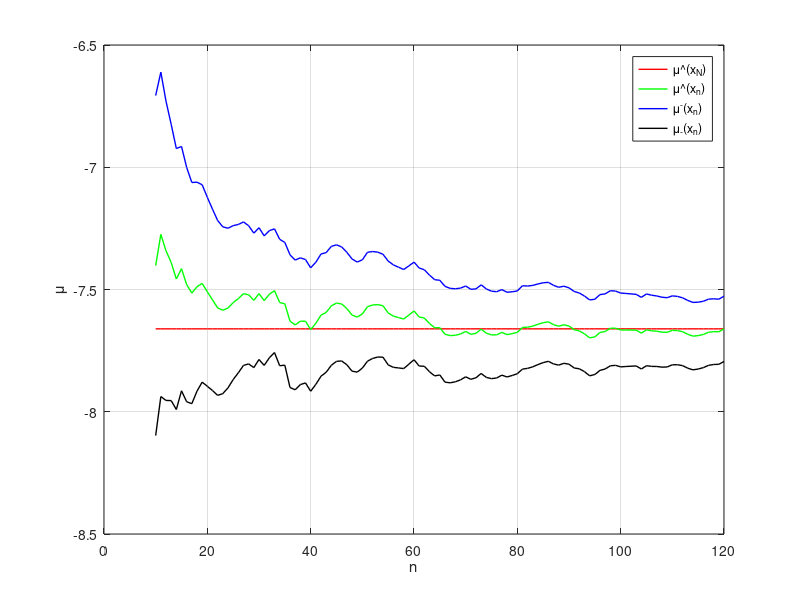
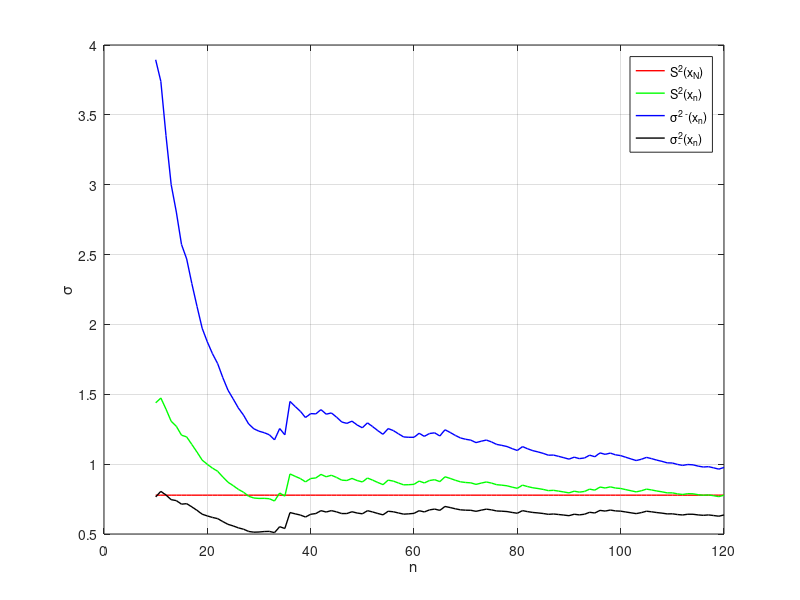

The MATLAB source for these figures, in order:
function lab_2()
    clc
    
    % Было в защите
    % Объяснить, почему график S^2(Xn) сначала резко растет, а потом падает
    % X = 10 * csvread('X.csv');
    % X = [X zeros(1, 300) - 110];

    X = csvread('X.csv');
    n = length(X);

    % Вычисление выборочного среднего
    mu = sum(X) / n;
    fprintf("Выборочное среднее = %.4f\n", mu);
    
    % Вычисление исправленной выборочной дисперсии
    if (n > 1)
        s2 = sum((X - mu) .^2) / (n - 1);
    else
        s2 = 0;
    endif

    fprintf("Исправленная выборочная дисперсия = %.4f\n", s2);
    

    gamma = 0.9;
    alpha = (1 - gamma) / 2;
    
    % Вычисление доверительных интервалов

    % m - неизвестно, 
    % sigma - неизвестно,
    % Оценить m

    quant_st = tinv((1 - alpha), (n - 1));
    
    lower_m = mu - (quant_st * sqrt(s2) / sqrt(n));
    upper_m = mu + (quant_st * sqrt(s2) / sqrt(n));

    fprintf("\nНижняя граница gamma-доверительного интервала для mu = %.4f\n", lower_m);
    fprintf("Верхняя граница gamma-доверительного интервала для mu = %.4f\n", upper_m);

    fprintf("\ngamma-доверительный интервал для mu: (%.4f, %.4f)\n", lower_m, upper_m);
    
    % sigma - неизвестно
    % Оценить sigma^2

    quant_xi2_lower = chi2inv((1 - alpha), (n - 1));
    quant_xi2_upper = chi2inv(alpha, (n - 1));
    
    lower_sigma = s2 * (n - 1) / quant_xi2_lower;
    upper_sigma = s2 * (n - 1) / quant_xi2_upper;

    fprintf("\nНижняя граница gamma-доверительного интервала для sigma = %.4f\n", lower_sigma);
    fprintf("Верхняя граница gamma-доверительного интервала для sigma = %.4f\n", upper_sigma);

    fprintf("\ngamma-доверительный интервал для sigma: (%.4f, %.4f)\n", lower_sigma, upper_sigma);
    
    % Построение графиков для задания 3 а)
    
    mu_arr = zeros(n, 1);
    s2_arr = zeros(n, 1);
    
    for i = 1 : n
        X_part = X(1 : i);

        mu_arr(i) = sum(X_part) / i;

        if (i > 1)
            s2_arr(i) = sum((X_part - mu_arr(i)) .^2) / (i - 1);
        else
            s2_arr(i) = 0;
        endif
    endfor
    
    mu_line = zeros(n, 1);
    mu_line(1 : n) = mu_arr(n);
    
    mu_lower = zeros(n, 1);
    mu_upper = zeros(n, 1);
    
    for i = 1 : n
        quant_st = tinv((1 - alpha), (i - 1));

        mu_lower(i) = mu_arr(i) - (quant_st * sqrt(s2_arr(i)) / sqrt(i));
        mu_upper(i) = mu_arr(i) + (quant_st * sqrt(s2_arr(i)) / sqrt(i)); 
    endfor
    
    % Графики
    plot((10 : n), mu_line(10 : n), 'r', 'LineWidth', 1);
    hold on;
    plot((10 : n), mu_arr(10 : n), 'g', 'LineWidth', 1);
    hold on;
    plot((10 : n), mu_upper(10 : n), 'b', 'LineWidth', 1);
    hold on;
    plot((10 : n), mu_lower(10 : n), 'k', 'LineWidth', 1);
    hold on;
    
    grid on;
    xlabel("n");
    ylabel('\mu');

    legend('\mu\^(x_N)', '\mu\^(x_n)', '\mu^{-}(x_n)', '\mu_{-}(x_n)');

    % Построение графиков для задания 3 b)

    figure()
    
    mu_arr = zeros(n, 1);
    s2_arr = zeros(n, 1);
    
    for i = 1 : n
        X_part = X(1 : i);

        mu_arr(i) = sum(X_part) / i;

        if (i > 1)
            s2_arr(i) = sum((X_part - mu_arr(i)) .^2) / (i - 1);
        else
            s2_arr(i) = 0;
        endif
    endfor
    
    s2_line = zeros(n, 1);
    s2_line(1 : n) = s2_arr(n);
    
    s2_lower = zeros(n, 1);
    s2_upper = zeros(n, 1);
    
    for i = 1 : n
        quant_xi2_lower = chi2inv((1 - alpha), (i - 1));
        quant_xi2_upper = chi2inv(alpha, (i - 1));

        s2_lower(i) = s2_arr(i) * (i - 1) / quant_xi2_lower;
        s2_upper(i) = s2_arr(i) * (i - 1) / quant_xi2_upper; 
    endfor
    
    % Графики
    plot((10 : n), s2_line(10 : n), 'r', 'LineWidth', 1);
    hold on;
    plot((10 : n), s2_arr(10 : n), 'g', 'LineWidth', 1);
    hold on;
    plot((10 : n), s2_upper(10 : n), 'b', 'LineWidth', 1);
    hold on;
    plot((10 : n), s2_lower(10 : n), 'k', 'LineWidth', 1);
    hold on;
    
    grid on;
    xlabel("n");
    ylabel('\sigma');
    
    legend('S^2(x_N)', 'S^2(x_n)', '\sigma^{2 -}(x_n)', '\sigma^2_{-}(x_n)');

endfunction
